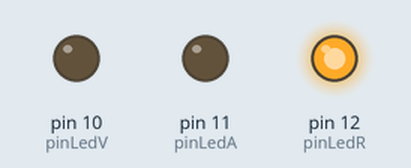
Simulated run of this sketch. Board: Arduino Uno, built with avr-gcc and run on an emulated ATmega328P. Parts: output pins drawn as LEDs (lit = HIGH).

Above: at 0.5 s.
At 2.5 s:
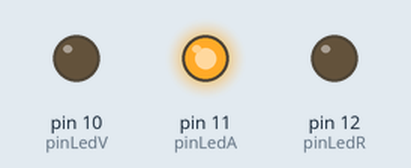
At 3.5 s:
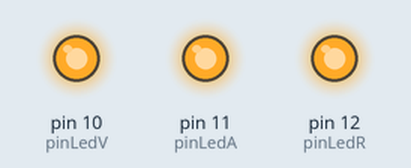
At 4.5 s:
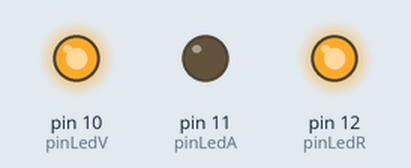
At 6.5 s:
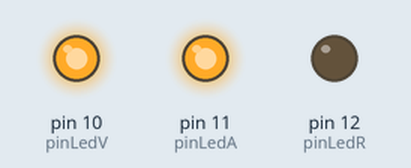
At 9.5 s:
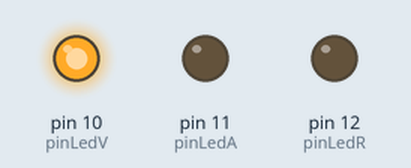
Timing chart, 0 to 10.4 s (numbered marks = the images above):
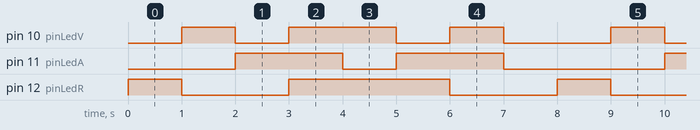

Measured:
- by itself, pin 10 (pinLedV): repeats every 8.0 s: LOW 1.0 s, HIGH 2.0 s, LOW 1.0 s, HIGH 1.0 s, LOW 2.0 s, HIGH 1.0 s
- by itself, pin 11 (pinLedA): repeats every 8.0 s: LOW 1.0 s, HIGH 2.0 s, LOW 3.0 s, HIGH 2.0 s
- by itself, pin 12 (pinLedR): repeats every 8.0 s: LOW 2.0 s, HIGH 3.0 s, LOW 2.0 s, HIGH 1.0 s

The sketch:

ejemplo_led_rgb.ino
```cpp
int pinLedR = 12;  // pin Rojo del led RGB
int pinLedV = 10;  // pin Verde del led RGB
int pinLedA = 11;   // pin Azul del led RGB

int pausa = 1000;

void setup() {
  pinMode(pinLedR, OUTPUT);    // pone el pinLedR como output
  pinMode(pinLedV, OUTPUT);    // pone el pinLedV como output
  pinMode(pinLedA, OUTPUT);    // pone el pinLedA como output
}

void loop() {
  //  colores basicos:
  color(255, 0, 0);   // rojo
  delay(pausa);       // delay por pausa
  color(0, 255, 0);   // verde
  delay(pausa);       // delay por pausa
  color(0, 0, 255);   // azul
  delay(pausa);       // delay por pausa

  // colores mezclados:
  color(255, 255, 255); // blanco
  delay(pausa);       // delay por pausa
  color(255, 255, 0); // amarillo
  delay(pausa);       // delay por pausa
  color(255, 0, 255); // magenta
  delay(pausa);       // delay por pausa
  color(0, 255, 255); // cian
  delay(pausa);       // delay por pausa
  color(0, 0, 0);     // apagado
  delay(pausa);       // delay por pausa
}

// funcion para generar colores
void color (int rojo, int verde, int azul) {
  analogWrite(pinLedR, rojo);
  analogWrite(pinLedV, verde);
  analogWrite(pinLedA, azul);
}
```
